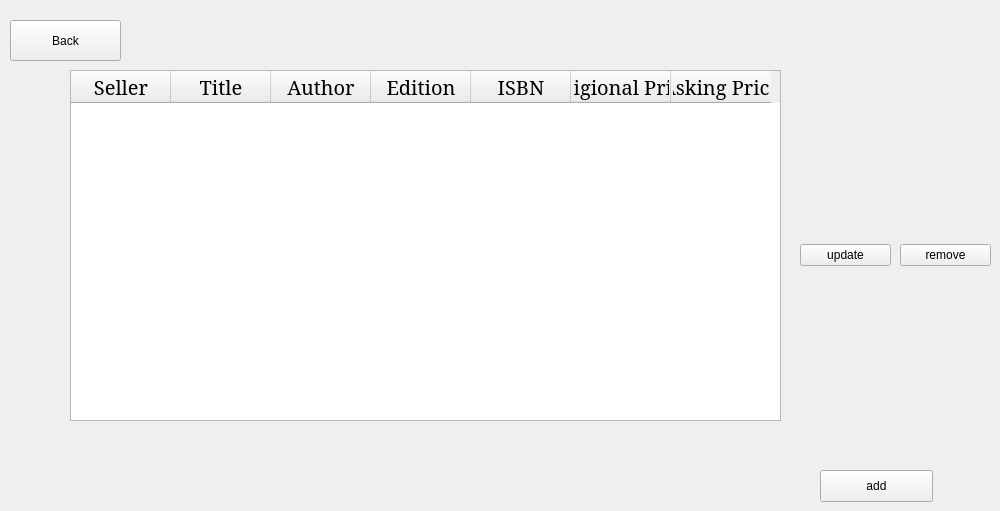
    <widget class="QWidget" name="SpostingPage">
     <widget class="QWidget" name="layoutWidget_5">
      <property name="geometry">
       <rect>
        <x>900</x>
        <y>90</y>
        <width>91</width>
        <height>331</height>
       </rect>
      </property>
      <layout class="QVBoxLayout" name="verticalLayout_3">
       <item>
        <widget class="QPushButton" name="remove">
         <property name="text">
          <string>remove</string>
         </property>
        </widget>
       </item>
      </layout>
     </widget>
     <widget class="QPushButton" name="pushButton_14">
      <property name="geometry">
       <rect>
        <x>820</x>
        <y>470</y>
        <width>113</width>
        <height>32</height>
       </rect>
      </property>
      <property name="text">
       <string>add</string>
      </property>
     </widget>
     <widget class="QTableWidget" name="tableWidget_3">
      <property name="geometry">
       <rect>
        <x>70</x>
        <y>70</y>
        <width>711</width>
        <height>351</height>
       </rect>
      </property>
      <property name="editTriggers">
       <set>QAbstractItemView::AnyKeyPressed|QAbstractItemView::EditKeyPressed</set>
      </property>
      <property name="alternatingRowColors">
       <bool>true</bool>
      </property>
      <property name="selectionBehavior">
       <enum>QAbstractItemView::SelectRows</enum>
      </property>
      <column>
       <property name="text">
        <string>Seller</string>
       </property>
       <property name="font">
        <font>
         <family>Garamond</family>
         <pointsize>15</pointsize>
        </font>
       </property>
      </column>
      <column>
       <property name="text">
        <string>Title</string>
       </property>
       <property name="font">
        <font>
         <family>Garamond</family>
         <pointsize>15</pointsize>
        </font>
       </property>
      </column>
      <column>
       <property name="text">
        <string>Author</string>
       </property>
       <property name="font">
        <font>
         <family>Garamond</family>
         <pointsize>15</pointsize>
        </font>
       </property>
      </column>
      <column>
       <property name="text">
        <string>Edition</string>
       </property>
       <property name="font">
        <font>
         <family>Garamond</family>
         <pointsize>15</pointsize>
        </font>
       </property>
      </column>
      <column>
       <property name="text">
        <string>ISBN</string>
       </property>
       <property name="font">
        <font>
         <family>Garamond</family>
         <pointsize>15</pointsize>
        </font>
       </property>
      </column>
      <column>
       <property name="text">
        <string>Origional Price</string>
       </property>
       <property name="font">
        <font>
         <family>Garamond</family>
         <pointsize>15</pointsize>
         <kerning>false</kerning>
        </font>
       </property>
      </column>
      <column>
       <property name="text">
        <string>Asking Price</string>
       </property>
       <property name="font">
        <font>
         <family>Garamond</family>
         <pointsize>15</pointsize>
        </font>
       </property>
      </column>
     </widget>
     <widget class="QWidget" name="layoutWidget_6">
      <property name="geometry">
       <rect>
        <x>800</x>
        <y>90</y>
        <width>91</width>
        <height>331</height>
       </rect>
      </property>
      <layout class="QVBoxLayout" name="verticalLayout_4">
       <item>
        <widget class="QPushButton" name="update">
         <property name="text">
          <string>update</string>
         </property>
        </widget>
       </item>
      </layout>
     </widget>
     <widget class="QPushButton" name="back6">
      <property name="geometry">
       <rect>
        <x>10</x>
        <y>20</y>
        <width>111</width>
        <height>41</height>
       </rect>
      </property>
      <property name="text">
       <string>Back</string>
      </property>
     </widget>
    </widget>
